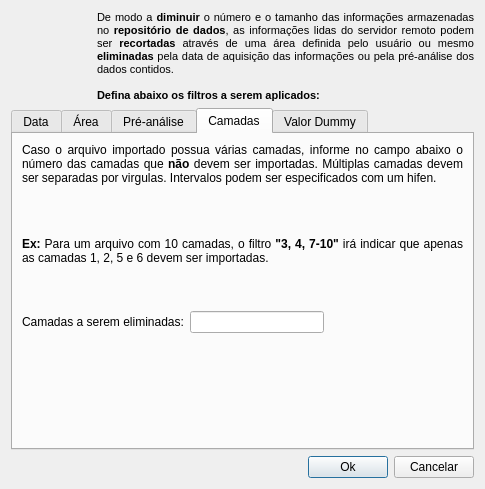
<?xml version="1.0" encoding="UTF-8"?>
<ui version="4.0">
 <class>FilterDialogForm</class>
 <widget class="QDialog" name="FilterDialogForm">
  <property name="geometry">
   <rect>
    <x>0</x>
    <y>0</y>
    <width>485</width>
    <height>489</height>
   </rect>
  </property>
  <property name="windowTitle">
   <string>Filtros</string>
  </property>
  <layout class="QVBoxLayout">
   <item>
    <layout class="QHBoxLayout">
     <item>
      <widget class="QLabel" name="label">
       <property name="maximumSize">
        <size>
         <width>80</width>
         <height>80</height>
        </size>
       </property>
       <property name="text">
        <string/>
       </property>
       <property name="pixmap">
        <pixmap>:/global/icons/filter_big.png</pixmap>
       </property>
      </widget>
     </item>
     <item>
      <widget class="QLabel" name="label_2">
       <property name="text">
        <string>&lt;!DOCTYPE HTML PUBLIC &quot;-//W3C//DTD HTML 4.0//EN&quot; &quot;http://www.w3.org/TR/REC-html40/strict.dtd&quot;&gt;
&lt;html&gt;&lt;head&gt;&lt;meta name=&quot;qrichtext&quot; content=&quot;1&quot; /&gt;&lt;style type=&quot;text/css&quot;&gt;
p, li { white-space: pre-wrap; }
&lt;/style&gt;&lt;/head&gt;&lt;body style=&quot; font-family:'MS Shell Dlg 2'; font-size:8.25pt; font-weight:400; font-style:normal;&quot;&gt;
&lt;p style=&quot; margin-top:0px; margin-bottom:0px; margin-left:0px; margin-right:0px; -qt-block-indent:0; text-indent:0px;&quot;&gt;&lt;span style=&quot; font-size:8pt;&quot;&gt;De modo a &lt;/span&gt;&lt;span style=&quot; font-size:8pt; font-weight:600;&quot;&gt;diminuir&lt;/span&gt;&lt;span style=&quot; font-size:8pt;&quot;&gt; o número e o tamanho das informações armazenadas no &lt;/span&gt;&lt;span style=&quot; font-size:8pt; font-weight:600;&quot;&gt;repositório de dados&lt;/span&gt;&lt;span style=&quot; font-size:8pt;&quot;&gt;, as informações lidas do servidor remoto podem ser &lt;/span&gt;&lt;span style=&quot; font-size:8pt; font-weight:600;&quot;&gt;recortadas&lt;/span&gt;&lt;span style=&quot; font-size:8pt;&quot;&gt; através de uma área definida pelo usuário ou mesmo &lt;/span&gt;&lt;span style=&quot; font-size:8pt; font-weight:600;&quot;&gt;eliminadas&lt;/span&gt;&lt;span style=&quot; font-size:8pt;&quot;&gt; pela data de aquisição das informações ou pela pré-análise dos dados contidos.&lt;/span&gt;&lt;/p&gt;
&lt;p style=&quot;-qt-paragraph-type:empty; margin-top:0px; margin-bottom:0px; margin-left:0px; margin-right:0px; -qt-block-indent:0; text-indent:0px; font-size:8pt;&quot;&gt;&lt;/p&gt;
&lt;p style=&quot; margin-top:0px; margin-bottom:0px; margin-left:0px; margin-right:0px; -qt-block-indent:0; text-indent:0px;&quot;&gt;&lt;span style=&quot; font-size:8pt; font-weight:600;&quot;&gt;Defina abaixo os filtros a serem aplicados:&lt;/span&gt;&lt;/p&gt;&lt;/body&gt;&lt;/html&gt;</string>
       </property>
       <property name="alignment">
        <set>Qt::AlignJustify|Qt::AlignVCenter</set>
       </property>
       <property name="wordWrap">
        <bool>true</bool>
       </property>
      </widget>
     </item>
    </layout>
   </item>
   <item>
    <widget class="QTabWidget" name="tabWidget">
     <property name="currentIndex">
      <number>3</number>
     </property>
     <widget class="QWidget" name="dateTab">
      <attribute name="title">
       <string>Data</string>
      </attribute>
      <layout class="QGridLayout">
       <item row="0" column="0">
        <widget class="QCheckBox" name="dateBeforeFilterCbx">
         <property name="text">
          <string>Eliminar dados anteriores a:</string>
         </property>
        </widget>
       </item>
       <item row="0" column="1">
        <widget class="QDateEdit" name="dateBeforeFilterDed"/>
       </item>
       <item row="0" column="3">
        <spacer>
         <property name="orientation">
          <enum>Qt::Horizontal</enum>
         </property>
         <property name="sizeHint" stdset="0">
          <size>
           <width>131</width>
           <height>20</height>
          </size>
         </property>
        </spacer>
       </item>
       <item row="1" column="0">
        <widget class="QCheckBox" name="dateAfterFilterCbx">
         <property name="text">
          <string>Eliminar dados posteriores a: </string>
         </property>
        </widget>
       </item>
       <item row="1" column="1">
        <widget class="QDateEdit" name="dateAfterFilterDed"/>
       </item>
       <item row="2" column="0">
        <spacer>
         <property name="orientation">
          <enum>Qt::Vertical</enum>
         </property>
         <property name="sizeHint" stdset="0">
          <size>
           <width>20</width>
           <height>221</height>
          </size>
         </property>
        </spacer>
       </item>
       <item row="0" column="2">
        <widget class="QToolButton" name="beforeTodayBtn">
         <property name="toolTip">
          <string>Hoje</string>
         </property>
         <property name="text">
          <string>...</string>
         </property>
         <property name="icon">
          <iconset theme="today"/>
         </property>
         <property name="iconSize">
          <size>
           <width>24</width>
           <height>24</height>
          </size>
         </property>
        </widget>
       </item>
       <item row="1" column="2">
        <widget class="QToolButton" name="afterTodayBtn">
         <property name="toolTip">
          <string>Hoje</string>
         </property>
         <property name="text">
          <string>...</string>
         </property>
         <property name="icon">
          <iconset theme="today"/>
         </property>
         <property name="iconSize">
          <size>
           <width>24</width>
           <height>24</height>
          </size>
         </property>
        </widget>
       </item>
      </layout>
     </widget>
     <widget class="QWidget" name="areaTab">
      <attribute name="title">
       <string>Área</string>
      </attribute>
      <layout class="QVBoxLayout">
       <item>
        <widget class="QRadioButton" name="noAreaFilterRdb">
         <property name="text">
          <string>Não recortar</string>
         </property>
         <property name="checked">
          <bool>true</bool>
         </property>
        </widget>
       </item>
       <item>
        <widget class="QRadioButton" name="areaRdb">
         <property name="text">
          <string>Recortar dados por área</string>
         </property>
         <property name="checked">
          <bool>false</bool>
         </property>
        </widget>
       </item>
       <item>
        <widget class="QRadioButton" name="planeRdb">
         <property name="text">
          <string>Recortar dados por limites do plano</string>
         </property>
        </widget>
       </item>
       <item>
        <widget class="QStackedWidget" name="filterWidgetStack">
         <property name="currentIndex">
          <number>0</number>
         </property>
         <widget class="QWidget" name="page_3"/>
         <widget class="QWidget" name="page">
          <layout class="QVBoxLayout">
           <item>
            <widget class="QGroupBox" name="groupBox">
             <property name="title">
              <string> Limites: </string>
             </property>
             <layout class="QGridLayout">
              <item row="0" column="0">
               <widget class="QLabel" name="label_3">
                <property name="text">
                 <string>X mínimo:</string>
                </property>
               </widget>
              </item>
              <item row="0" column="1">
               <widget class="QLineEdit" name="xMinLed"/>
              </item>
              <item row="1" column="0">
               <widget class="QLabel" name="label_4">
                <property name="text">
                 <string>X máximo:</string>
                </property>
               </widget>
              </item>
              <item row="1" column="1">
               <widget class="QLineEdit" name="xMaxLed"/>
              </item>
              <item row="2" column="0">
               <widget class="QLabel" name="label_5">
                <property name="text">
                 <string>Y mínimo:</string>
                </property>
               </widget>
              </item>
              <item row="2" column="1">
               <widget class="QLineEdit" name="yMinLed"/>
              </item>
              <item row="3" column="0">
               <widget class="QLabel" name="label_6">
                <property name="text">
                 <string>Y máximo:</string>
                </property>
               </widget>
              </item>
              <item row="3" column="1">
               <widget class="QLineEdit" name="yMaxLed"/>
              </item>
              <item row="0" column="2">
               <spacer>
                <property name="orientation">
                 <enum>Qt::Horizontal</enum>
                </property>
                <property name="sizeHint" stdset="0">
                 <size>
                  <width>40</width>
                  <height>20</height>
                 </size>
                </property>
               </spacer>
              </item>
              <item row="4" column="1">
               <spacer>
                <property name="orientation">
                 <enum>Qt::Vertical</enum>
                </property>
                <property name="sizeHint" stdset="0">
                 <size>
                  <width>20</width>
                  <height>40</height>
                 </size>
                </property>
               </spacer>
              </item>
             </layout>
            </widget>
           </item>
          </layout>
         </widget>
         <widget class="QWidget" name="page_2">
          <layout class="QVBoxLayout">
           <item>
            <widget class="QGroupBox" name="groupBox_2">
             <property name="title">
              <string> Planos de Informação: </string>
             </property>
             <layout class="QVBoxLayout">
              <item>
               <widget class="QListWidget" name="themeListWidget"/>
              </item>
             </layout>
            </widget>
           </item>
          </layout>
         </widget>
        </widget>
       </item>
      </layout>
     </widget>
     <widget class="QWidget" name="preTab">
      <attribute name="title">
       <string>Pré-análise</string>
      </attribute>
      <layout class="QGridLayout">
       <item row="1" column="0">
        <widget class="QRadioButton" name="allSmallerThanRdb">
         <property name="text">
          <string>Eliminar se todos os valores forem MENORES que: </string>
         </property>
        </widget>
       </item>
       <item row="1" column="1">
        <widget class="QLineEdit" name="allSmallerThanLed"/>
       </item>
       <item row="1" column="2">
        <spacer>
         <property name="orientation">
          <enum>Qt::Horizontal</enum>
         </property>
         <property name="sizeHint" stdset="0">
          <size>
           <width>40</width>
           <height>20</height>
          </size>
         </property>
        </spacer>
       </item>
       <item row="2" column="0">
        <widget class="QRadioButton" name="allLargerThanRdb">
         <property name="text">
          <string>Eliminar se todos os valores forem MAIORES que: </string>
         </property>
        </widget>
       </item>
       <item row="2" column="1">
        <widget class="QLineEdit" name="allLargerThanLed"/>
       </item>
       <item row="6" column="0" colspan="3">
        <widget class="QGroupBox" name="preAnalysisThemeBox">
         <property name="title">
          <string> Analisar apenas dados contidos no plano selecionado </string>
         </property>
         <property name="checkable">
          <bool>true</bool>
         </property>
         <property name="checked">
          <bool>false</bool>
         </property>
         <layout class="QVBoxLayout">
          <item>
           <widget class="QListWidget" name="preAnalysisThemeList"/>
          </item>
         </layout>
        </widget>
       </item>
       <item row="0" column="0">
        <widget class="QRadioButton" name="noPreAnalysisRdb">
         <property name="text">
          <string>Não efetuar pré-análise</string>
         </property>
         <property name="checked">
          <bool>true</bool>
         </property>
        </widget>
       </item>
       <item row="3" column="0">
        <widget class="QRadioButton" name="belowAverageRdb">
         <property name="text">
          <string>Eliminar se média for MENOR que:</string>
         </property>
        </widget>
       </item>
       <item row="4" column="0">
        <widget class="QRadioButton" name="aboveAverageRdb">
         <property name="text">
          <string>Eliminar se média for MAIOR que:</string>
         </property>
        </widget>
       </item>
       <item row="3" column="1">
        <widget class="QLineEdit" name="belowAverageLed"/>
       </item>
       <item row="4" column="1">
        <widget class="QLineEdit" name="aboveAverageLed"/>
       </item>
       <item row="7" column="0">
        <spacer>
         <property name="orientation">
          <enum>Qt::Vertical</enum>
         </property>
         <property name="sizeHint" stdset="0">
          <size>
           <width>20</width>
           <height>40</height>
          </size>
         </property>
        </spacer>
       </item>
       <item row="5" column="0">
        <spacer>
         <property name="orientation">
          <enum>Qt::Vertical</enum>
         </property>
         <property name="sizeHint" stdset="0">
          <size>
           <width>20</width>
           <height>40</height>
          </size>
         </property>
        </spacer>
       </item>
      </layout>
     </widget>
     <widget class="QWidget" name="bandTab">
      <attribute name="title">
       <string>Camadas</string>
      </attribute>
      <layout class="QGridLayout">
       <item row="0" column="0" colspan="3">
        <widget class="QLabel" name="label_8">
         <property name="text">
          <string>&lt;html&gt;&lt;head/&gt;&lt;body&gt;&lt;p&gt;Caso o arquivo importado possua várias camadas, informe no campo abaixo o número das camadas que &lt;span style=&quot; font-weight:600;&quot;&gt;não&lt;/span&gt; devem ser importadas.  Múltiplas camadas devem ser separadas por virgulas.  Intervalos podem ser especificados com um hifen.&lt;/p&gt;&lt;p&gt;&lt;br/&gt;&lt;/p&gt;&lt;p&gt;&lt;span style=&quot; font-weight:600;&quot;&gt;Ex:&lt;/span&gt; Para um arquivo com 10 camadas, o filtro &lt;span style=&quot; font-weight:600;&quot;&gt;&amp;quot;3, 4, 7-10&amp;quot;&lt;/span&gt; irá indicar que apenas as camadas 1, 2, 5 e 6 devem ser importadas.&lt;/p&gt;&lt;p&gt;&lt;br/&gt;&lt;/p&gt;&lt;/body&gt;&lt;/html&gt;</string>
         </property>
         <property name="alignment">
          <set>Qt::AlignJustify|Qt::AlignVCenter</set>
         </property>
         <property name="wordWrap">
          <bool>true</bool>
         </property>
        </widget>
       </item>
       <item row="1" column="0">
        <widget class="QLabel" name="label_7">
         <property name="text">
          <string>Camadas a serem eliminadas:</string>
         </property>
        </widget>
       </item>
       <item row="1" column="1">
        <widget class="QLineEdit" name="bandFilterLed"/>
       </item>
       <item row="1" column="2">
        <spacer>
         <property name="orientation">
          <enum>Qt::Horizontal</enum>
         </property>
         <property name="sizeHint" stdset="0">
          <size>
           <width>40</width>
           <height>20</height>
          </size>
         </property>
        </spacer>
       </item>
       <item row="2" column="0">
        <spacer>
         <property name="orientation">
          <enum>Qt::Vertical</enum>
         </property>
         <property name="sizeHint" stdset="0">
          <size>
           <width>20</width>
           <height>171</height>
          </size>
         </property>
        </spacer>
       </item>
      </layout>
     </widget>
     <widget class="QWidget" name="dummyTab">
      <attribute name="title">
       <string>Valor Dummy</string>
      </attribute>
      <layout class="QGridLayout">
       <item row="0" column="0">
        <widget class="QCheckBox" name="newDummyChk">
         <property name="text">
          <string>Substituir o valor dummy do raster por</string>
         </property>
        </widget>
       </item>
       <item row="0" column="1">
        <widget class="QDoubleSpinBox" name="dummyValueSpb">
         <property name="decimals">
          <number>4</number>
         </property>
         <property name="minimum">
          <double>-100000.000000000000000</double>
         </property>
         <property name="maximum">
          <double>100000.000000000000000</double>
         </property>
         <property name="singleStep">
          <double>10.000000000000000</double>
         </property>
         <property name="value">
          <double>-10.000000000000000</double>
         </property>
        </widget>
       </item>
       <item row="0" column="2">
        <spacer>
         <property name="orientation">
          <enum>Qt::Horizontal</enum>
         </property>
         <property name="sizeHint" stdset="0">
          <size>
           <width>151</width>
           <height>20</height>
          </size>
         </property>
        </spacer>
       </item>
       <item row="1" column="0">
        <spacer>
         <property name="orientation">
          <enum>Qt::Vertical</enum>
         </property>
         <property name="sizeHint" stdset="0">
          <size>
           <width>20</width>
           <height>40</height>
          </size>
         </property>
        </spacer>
       </item>
      </layout>
     </widget>
    </widget>
   </item>
   <item>
    <layout class="QHBoxLayout">
     <item>
      <spacer>
       <property name="orientation">
        <enum>Qt::Horizontal</enum>
       </property>
       <property name="sizeHint" stdset="0">
        <size>
         <width>40</width>
         <height>20</height>
        </size>
       </property>
      </spacer>
     </item>
     <item>
      <widget class="QPushButton" name="okBtn">
       <property name="toolTip">
        <string>&lt;html&gt;&lt;head&gt;&lt;meta name=&quot;qrichtext&quot; content=&quot;1&quot; /&gt;&lt;style type=&quot;text/css&quot;&gt;
p, li { white-space: pre-wrap; }
&lt;/style&gt;&lt;/head&gt;&lt;body style=&quot; font-family:'MS Shell Dlg 2'; font-size:8.25pt; font-weight:400; font-style:normal;&quot;&gt;
&lt;p style=&quot; margin-top:0px; margin-bottom:0px; margin-left:0px; margin-right:0px; -qt-block-indent:0; text-indent:0px;&quot;&gt;Salvar alterações&lt;/p&gt;&lt;/body&gt;&lt;/html&gt;</string>
       </property>
       <property name="text">
        <string>Ok</string>
       </property>
       <property name="icon">
        <iconset theme="confirm">
         <normaloff/>
        </iconset>
       </property>
      </widget>
     </item>
     <item>
      <widget class="QPushButton" name="cancelBtn">
       <property name="toolTip">
        <string>&lt;html&gt;&lt;head&gt;&lt;meta name=&quot;qrichtext&quot; content=&quot;1&quot; /&gt;&lt;style type=&quot;text/css&quot;&gt;
p, li { white-space: pre-wrap; }
&lt;/style&gt;&lt;/head&gt;&lt;body style=&quot; font-family:'MS Shell Dlg 2'; font-size:8.25pt; font-weight:400; font-style:normal;&quot;&gt;
&lt;p style=&quot; margin-top:0px; margin-bottom:0px; margin-left:0px; margin-right:0px; -qt-block-indent:0; text-indent:0px; font-size:8pt;&quot;&gt;Cancelar alterações&lt;/p&gt;&lt;/body&gt;&lt;/html&gt;</string>
       </property>
       <property name="text">
        <string>Cancelar</string>
       </property>
       <property name="icon">
        <iconset theme="cancel">
         <normaloff/>
        </iconset>
       </property>
      </widget>
     </item>
    </layout>
   </item>
  </layout>
 </widget>
 <resources/>
 <connections/>
</ui>
